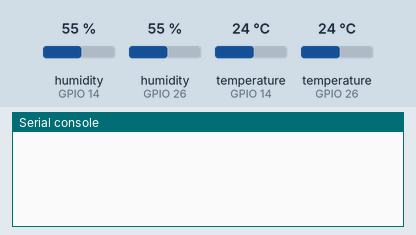
Bench run of a program on a simulated ESP32 board running MicroPython. On the bench: the last lines printed to the serial console. Inputs (shaded band) come from the test bench; at power-on: humidity (sensors on GPIO 14, GPIO 26) 55 %, temperature (sensors on GPIO 14, GPIO 26) 24 °C.

Above: at 1.2 s.
1.3 s: humidity (sensor on GPIO 14) set to 22 %
At 2.7 s:
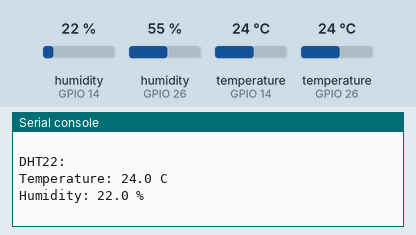
4.3 s: humidity (sensor on GPIO 26) set to 40 %
7.3 s: temperature (sensor on GPIO 14) set to 12 °C
At 8.9 s:
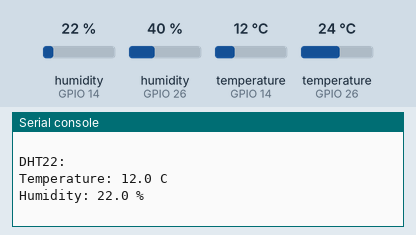
10.3 s: temperature (sensor on GPIO 26) set to 19 °C
13.3 s: humidity (sensor on GPIO 14) set to 68 %
At 15.0 s:
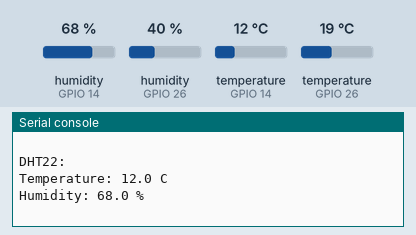
16.3 s: humidity (sensor on GPIO 26) set to 88 %
Timing chart, 0 to 19.3 s (numbered marks = the images above; inputs shaded):
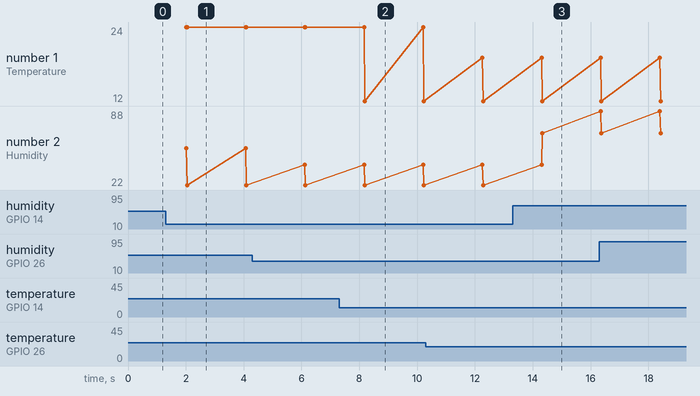

The program:

DHT11_22_double_HumiTemp_sensor.py
```python
# DHT11_22_double HumiTemp_sensor.py

from machine import Pin
from time import sleep
import dht

sensor1 = dht.DHT11(Pin(26))
sensor2 = dht.DHT22(Pin(14))

while True:
  try:
    sleep(2)
    sensor1.measure()
    temp1 = sensor1.temperature()
    hum1 = sensor1.humidity()
    print("DHT11:")
    print('Temperature: %3.1f C' %temp1)
    print('Humidity: %3.1f %%' %hum1)
    print()

    sensor2.measure()
    temp2 = sensor2.temperature()
    hum2 = sensor2.humidity()
    print("DHT22:")
    print('Temperature: %3.1f C' %temp2)
    print('Humidity: %3.1f %%' %hum2)
    print()

  except OSError as e:
    print('Failed to read sensor.')
```

Measured:
- after the input at 1.3 s, the serial console: prints a new line after 0.75 s (image 1)
- after the input at 7.3 s, the serial console: prints a new line after 0.89 s (image 2)
- after the input at 13.3 s, the serial console: prints a new line after 1.0 s (image 3)
- plotted number 1: 24 → 12 after the input at 7.3 s
- plotted number 2: 22 → 68 after the input at 13.3 s
